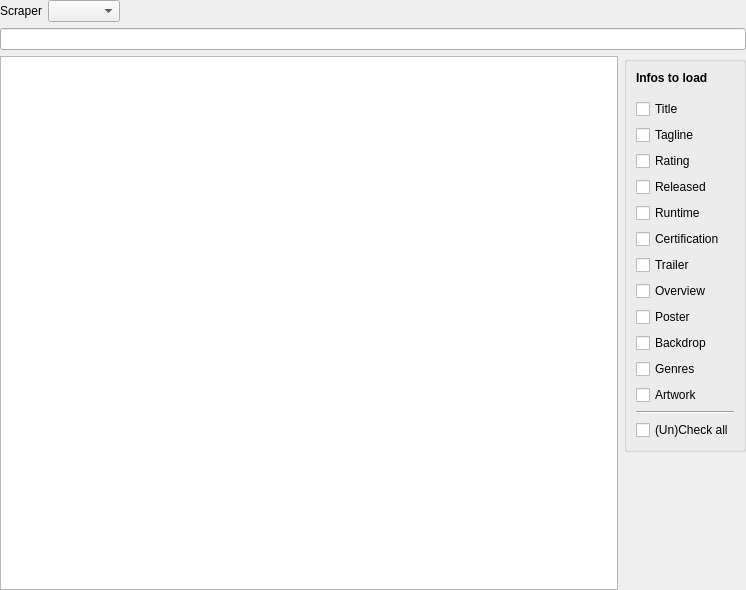
<?xml version="1.0" encoding="UTF-8"?>
<ui version="4.0">
 <class>ConcertSearchWidget</class>
 <widget class="QWidget" name="ConcertSearchWidget">
  <property name="geometry">
   <rect>
    <x>0</x>
    <y>0</y>
    <width>746</width>
    <height>590</height>
   </rect>
  </property>
  <layout class="QVBoxLayout" name="verticalLayout">
   <property name="leftMargin">
    <number>0</number>
   </property>
   <property name="topMargin">
    <number>0</number>
   </property>
   <property name="rightMargin">
    <number>0</number>
   </property>
   <property name="bottomMargin">
    <number>0</number>
   </property>
   <item>
    <layout class="QHBoxLayout" name="horizontalLayout_5">
     <item>
      <widget class="QLabel" name="lblScraper">
       <property name="text">
        <string>Scraper</string>
       </property>
      </widget>
     </item>
     <item>
      <widget class="QComboBox" name="comboScraper"/>
     </item>
     <item>
      <spacer name="horizontalSpacer_3">
       <property name="orientation">
        <enum>Qt::Horizontal</enum>
       </property>
       <property name="sizeHint" stdset="0">
        <size>
         <width>40</width>
         <height>20</height>
        </size>
       </property>
      </spacer>
     </item>
    </layout>
   </item>
   <item>
    <widget class="MyLineEdit" name="searchString"/>
   </item>
   <item>
    <layout class="QHBoxLayout" name="horizontalLayout_4" stretch="0,0">
     <item>
      <widget class="QTableWidget" name="results">
       <property name="editTriggers">
        <set>QAbstractItemView::NoEditTriggers</set>
       </property>
       <property name="alternatingRowColors">
        <bool>true</bool>
       </property>
       <property name="selectionMode">
        <enum>QAbstractItemView::SingleSelection</enum>
       </property>
       <property name="selectionBehavior">
        <enum>QAbstractItemView::SelectRows</enum>
       </property>
       <property name="showGrid">
        <bool>false</bool>
       </property>
       <attribute name="horizontalHeaderVisible">
        <bool>false</bool>
       </attribute>
       <attribute name="horizontalHeaderStretchLastSection">
        <bool>true</bool>
       </attribute>
       <attribute name="verticalHeaderVisible">
        <bool>false</bool>
       </attribute>
       <column>
        <property name="text">
         <string>Result</string>
        </property>
       </column>
      </widget>
     </item>
     <item>
      <layout class="QVBoxLayout" name="verticalLayout_2">
       <item>
        <widget class="QGroupBox" name="groupBox">
         <property name="title">
          <string/>
         </property>
         <layout class="QVBoxLayout" name="verticalLayout_5">
          <item>
           <widget class="QLabel" name="label_3">
            <property name="font">
             <font>
              <weight>75</weight>
              <bold>true</bold>
             </font>
            </property>
            <property name="text">
             <string>Infos to load</string>
            </property>
           </widget>
          </item>
          <item>
           <spacer name="verticalSpacer_3">
            <property name="orientation">
             <enum>Qt::Vertical</enum>
            </property>
            <property name="sizeType">
             <enum>QSizePolicy::Fixed</enum>
            </property>
            <property name="sizeHint" stdset="0">
             <size>
              <width>20</width>
              <height>8</height>
             </size>
            </property>
           </spacer>
          </item>
          <item>
           <widget class="MyCheckBox" name="chkTitle">
            <property name="text">
             <string>Title</string>
            </property>
           </widget>
          </item>
          <item>
           <widget class="MyCheckBox" name="chkTagline">
            <property name="text">
             <string>Tagline</string>
            </property>
           </widget>
          </item>
          <item>
           <widget class="MyCheckBox" name="chkRating">
            <property name="text">
             <string>Rating</string>
            </property>
           </widget>
          </item>
          <item>
           <widget class="MyCheckBox" name="chkReleased">
            <property name="text">
             <string>Released</string>
            </property>
           </widget>
          </item>
          <item>
           <widget class="MyCheckBox" name="chkRuntime">
            <property name="text">
             <string>Runtime</string>
            </property>
           </widget>
          </item>
          <item>
           <widget class="MyCheckBox" name="chkCertification">
            <property name="text">
             <string>Certification</string>
            </property>
           </widget>
          </item>
          <item>
           <widget class="MyCheckBox" name="chkTrailer">
            <property name="text">
             <string>Trailer</string>
            </property>
           </widget>
          </item>
          <item>
           <widget class="MyCheckBox" name="chkOverview">
            <property name="text">
             <string>Overview</string>
            </property>
           </widget>
          </item>
          <item>
           <widget class="MyCheckBox" name="chkPoster">
            <property name="text">
             <string>Poster</string>
            </property>
           </widget>
          </item>
          <item>
           <widget class="MyCheckBox" name="chkBackdrop">
            <property name="text">
             <string>Backdrop</string>
            </property>
           </widget>
          </item>
          <item>
           <widget class="MyCheckBox" name="chkGenres">
            <property name="text">
             <string>Genres</string>
            </property>
           </widget>
          </item>
          <item>
           <widget class="MyCheckBox" name="chkExtraArts">
            <property name="toolTip">
             <string>Logo, Clear Art, CD Art</string>
            </property>
            <property name="text">
             <string>Artwork</string>
            </property>
           </widget>
          </item>
          <item>
           <widget class="Line" name="line_2">
            <property name="orientation">
             <enum>Qt::Horizontal</enum>
            </property>
           </widget>
          </item>
          <item>
           <widget class="QCheckBox" name="chkUnCheckAll">
            <property name="text">
             <string>(Un)Check all</string>
            </property>
           </widget>
          </item>
         </layout>
        </widget>
       </item>
       <item>
        <spacer name="verticalSpacer_4">
         <property name="orientation">
          <enum>Qt::Vertical</enum>
         </property>
         <property name="sizeHint" stdset="0">
          <size>
           <width>20</width>
           <height>40</height>
          </size>
         </property>
        </spacer>
       </item>
      </layout>
     </item>
    </layout>
   </item>
  </layout>
 </widget>
 <customwidgets>
  <customwidget>
   <class>MyCheckBox</class>
   <extends>QCheckBox</extends>
   <header location="global">ui/small_widgets/MyCheckBox.h</header>
  </customwidget>
  <customwidget>
   <class>MyLineEdit</class>
   <extends>QLineEdit</extends>
   <header>ui/small_widgets/MyLineEdit.h</header>
  </customwidget>
 </customwidgets>
 <resources/>
 <connections/>
</ui>
